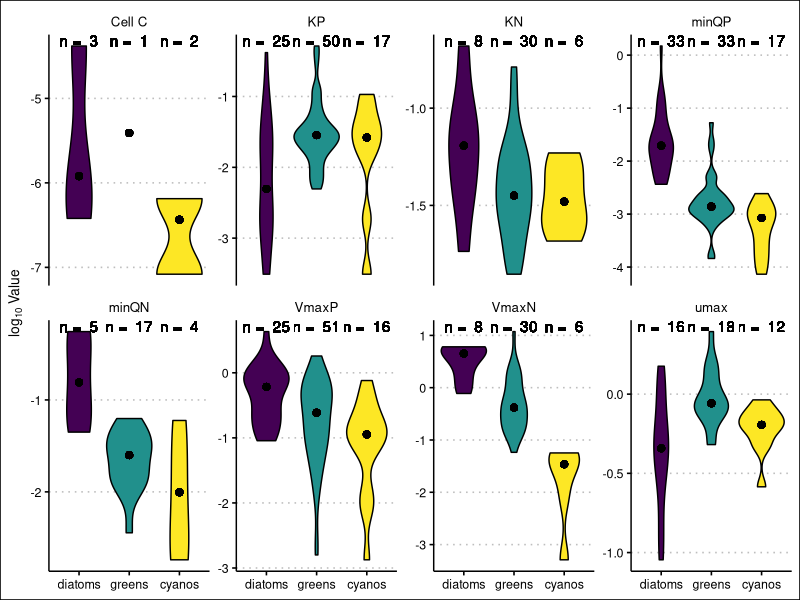

Write the R code that produced this figure. (Note: this script raises an error after producing the figure.)
## ---- chunk 1
knitr::opts_chunk$set(echo = TRUE)
## ---- chunk 2
# load packages
pck <- c("tidyverse", "cowplot", "ggthemes", "wesandersen", "ggpubr")
lapply(pck, require, character.only = T)
# set plotting theme
theme_set(theme_clean() + 
          theme(text = element_text(color = "black"), 
                axis.text = element_text(color = "black"),
                axis.title = element_text(color = "black"),
                legend.text = element_text(color = "black"),
                legend.title = element_text(color = "black"),
                legend.justification = "center", 
                legend.position = "bottom"))

## ---- chunk 3
# data
fresh.traits <- read_csv("data4input/overview_freshwater_traits.csv")[,-1]

# fix names for consistency
# new trait names
new.traits <- tibble(
  Trait= c("c_per_cell", "K_P_mgL", "K_N_mgL", "Qmin_mg_P_mg_C", "Qmin_mg_N_mg_C",
            "Vmax_mg_P_mg_C", "Vmax_mg_N_mg_C", "umax"),
  Trait.new = c("Cell C", "KP", "KN", "minQP", "minQN", "VmaxP", "VmaxN", "umax")) %>% 
  mutate(
  Trait.new = factor(Trait.new, levels = c("Cell C", "KP", "KN", "minQP", "minQN", "VmaxP", "VmaxN", "umax"))
  )

# new group names
new.groups <- tibble(
  taxon = c("diatom", "green", "cyano"),
  taxon.new = factor(c("diatoms", "greens", "cyanos"), levels = c("diatoms", "greens", "cyanos"))
)

# merge back in
fresh.traits <- merge(fresh.traits, new.traits, by = "Trait")
fresh.traits <- merge(fresh.traits, new.groups, by = "taxon")
## ---- chunk 4

(traits.fig <- fresh.traits %>%
  ggplot() + 
  geom_violin(aes(taxon.new, log10(Trait.Value), fill = taxon.new), color = "black") + 
  geom_point(aes(taxon.new, log10(Median.Trait.Value)), color = "black", size = 2) + 
  geom_text(aes(taxon.new, Inf, label = paste("n = ", n)), vjust = 1, col = "black") +
  facet_wrap(Trait.new~., scales = "free_y", nrow = 2, ncol = 4) + 
  scale_fill_viridis_d() + 
  labs(x = NULL, y = expression("log"[10] ~ "Value"), fill = NULL) + 
  theme(legend.position = "none"))

# save figure
save_plot("figures/freshwater_traits_overview.png", traits.fig, base_width = 10, base_height = 4)

